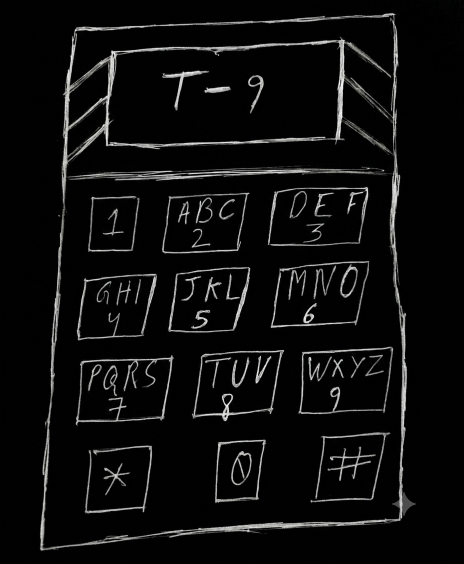
#> input picture steg/t9.png, 928 x 1128 px, found by its file name (shown at 1/2 size)
$ python text.py
#> lines starting #> are read from the running program, lines starting #| are printed output that depends on the picture
from PIL import Image, ImageDraw, ImageFont
i = Image.open('t9.png')
#> i is the input picture: PIL image 928x1128 RGB; mean R, G, B 13.1, 13.2, 13
draw = ImageDraw.Draw(i)
font = ImageFont.truetype('b.ttf', size=80)
draw.text((100,640), 'Hello lol', font=font, fill=(0,255,255))
i.show()
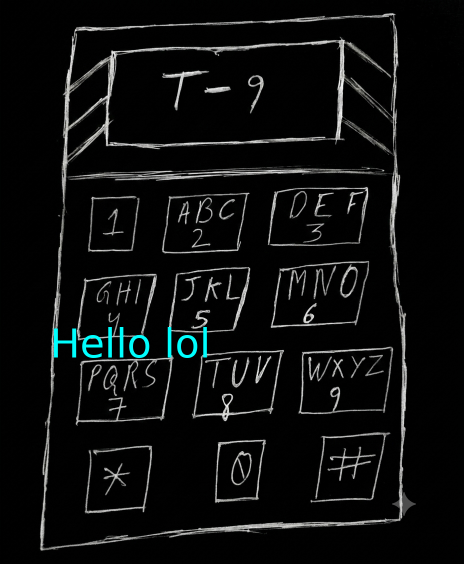
#> shown: PIL image 928x1128 RGB (shown at 1/2 size); mean R, G, B 13, 14.4, 14.3

$ run again, with steg/my.png copied over steg/t9.png
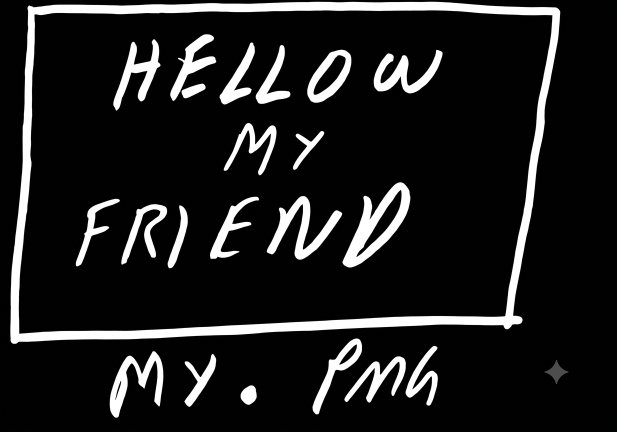
#> input picture steg/my.png, 1233 x 864 px, found by its file name (shown at 1/2 size)
#> i is the input picture: PIL image 1233x864 RGB; mean R, G, B 30.5, 30.5, 30.5
#> `i.show()`:
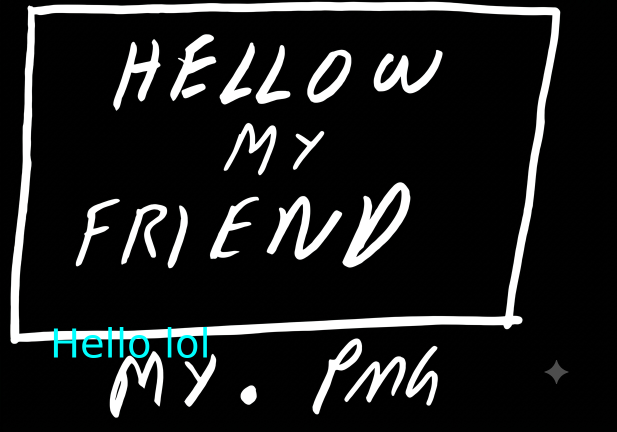
#> shown: PIL image 1233x864 RGB (shown at 1/2 size); mean R, G, B 30.2, 31.5, 31.5

$ run again, with steg/noice.png copied over steg/t9.png
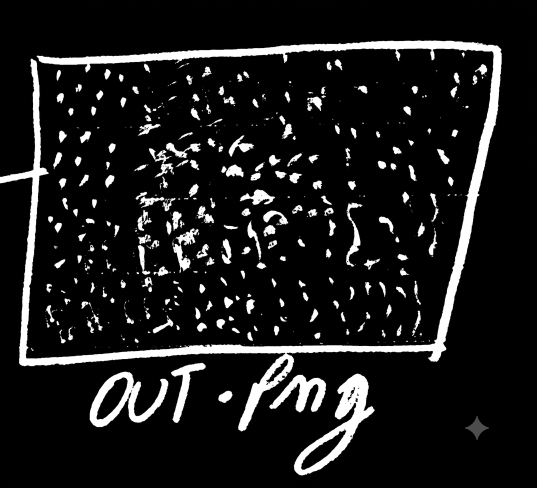
#> input picture steg/noice.png, 1074 x 976 px, found by its file name (shown at 1/2 size)
#> i is the input picture: PIL image 1074x976 RGB; mean R, G, B 27.4, 27.4, 27.4
#> `i.show()`:
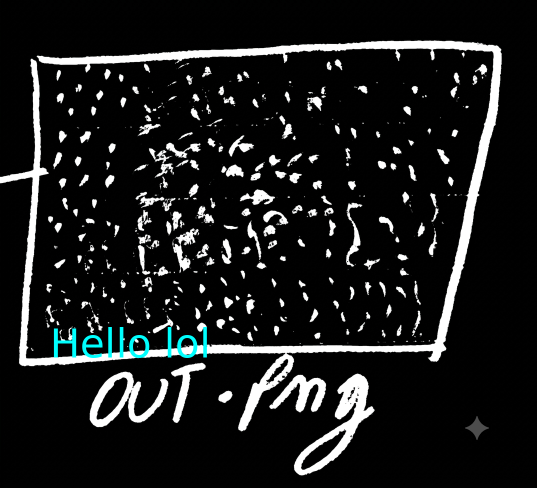
#> shown: PIL image 1074x976 RGB (shown at 1/2 size); mean R, G, B 27.1, 28.5, 28.4
